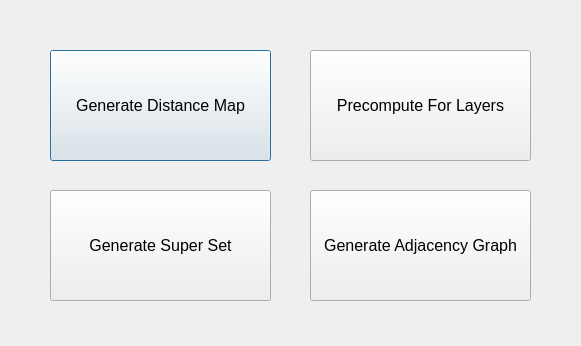
<?xml version="1.0" encoding="UTF-8"?>
<ui version="4.0">
 <class>Dialog</class>
 <widget class="QDialog" name="Dialog">
  <property name="geometry">
   <rect>
    <x>0</x>
    <y>0</y>
    <width>581</width>
    <height>346</height>
   </rect>
  </property>
  <property name="windowTitle">
   <string>Dialog</string>
  </property>
  <widget class="QPushButton" name="pushButton">
   <property name="geometry">
    <rect>
     <x>50</x>
     <y>50</y>
     <width>221</width>
     <height>111</height>
    </rect>
   </property>
   <property name="styleSheet">
    <string notr="true">font-size: 16px
</string>
   </property>
   <property name="text">
    <string>Generate Distance Map</string>
   </property>
  </widget>
  <widget class="QPushButton" name="pushButton_2">
   <property name="geometry">
    <rect>
     <x>310</x>
     <y>50</y>
     <width>221</width>
     <height>111</height>
    </rect>
   </property>
   <property name="styleSheet">
    <string notr="true">font-size: 16px
</string>
   </property>
   <property name="text">
    <string>Precompute For Layers</string>
   </property>
  </widget>
  <widget class="QPushButton" name="pushButton_3">
   <property name="geometry">
    <rect>
     <x>50</x>
     <y>190</y>
     <width>221</width>
     <height>111</height>
    </rect>
   </property>
   <property name="styleSheet">
    <string notr="true">font-size: 16px</string>
   </property>
   <property name="text">
    <string>Generate Super Set</string>
   </property>
  </widget>
  <widget class="QPushButton" name="pushButton_4">
   <property name="geometry">
    <rect>
     <x>310</x>
     <y>190</y>
     <width>221</width>
     <height>111</height>
    </rect>
   </property>
   <property name="styleSheet">
    <string notr="true">font-size: 16px</string>
   </property>
   <property name="text">
    <string>Generate Adjacency Graph</string>
   </property>
  </widget>
 </widget>
 <resources/>
 <connections/>
</ui>
